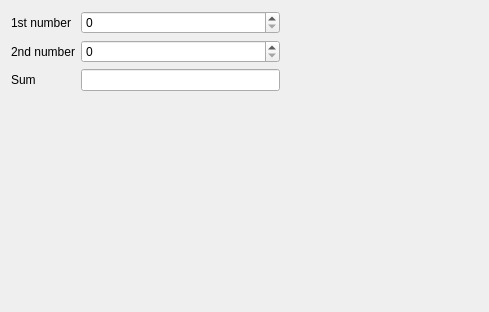
<?xml version="1.0" encoding="UTF-8"?>
<ui version="4.0">
 <class>ExampleView</class>
 <widget class="QWidget" name="ExampleView">
  <property name="geometry">
   <rect>
    <x>0</x>
    <y>0</y>
    <width>489</width>
    <height>312</height>
   </rect>
  </property>
  <property name="windowTitle">
   <string>Form</string>
  </property>
  <layout class="QGridLayout" name="gridLayout">
   <item row="0" column="0">
    <widget class="QLabel" name="label">
     <property name="text">
      <string>1st number</string>
     </property>
    </widget>
   </item>
   <item row="3" column="0">
    <spacer name="verticalSpacer">
     <property name="orientation">
      <enum>Qt::Vertical</enum>
     </property>
     <property name="sizeHint" stdset="0">
      <size>
       <width>20</width>
       <height>40</height>
      </size>
     </property>
    </spacer>
   </item>
   <item row="2" column="1">
    <widget class="QLineEdit" name="lineEdit_sum">
     <property name="readOnly">
      <bool>true</bool>
     </property>
    </widget>
   </item>
   <item row="0" column="1">
    <widget class="QSpinBox" name="spinBox_number1"/>
   </item>
   <item row="1" column="0">
    <widget class="QLabel" name="label_2">
     <property name="text">
      <string>2nd number</string>
     </property>
    </widget>
   </item>
   <item row="1" column="1">
    <widget class="QSpinBox" name="spinBox_number2"/>
   </item>
   <item row="2" column="0">
    <widget class="QLabel" name="label_3">
     <property name="text">
      <string>Sum</string>
     </property>
    </widget>
   </item>
   <item row="0" column="2">
    <spacer name="horizontalSpacer">
     <property name="orientation">
      <enum>Qt::Horizontal</enum>
     </property>
     <property name="sizeHint" stdset="0">
      <size>
       <width>40</width>
       <height>20</height>
      </size>
     </property>
    </spacer>
   </item>
  </layout>
 </widget>
 <resources/>
 <connections/>
</ui>
